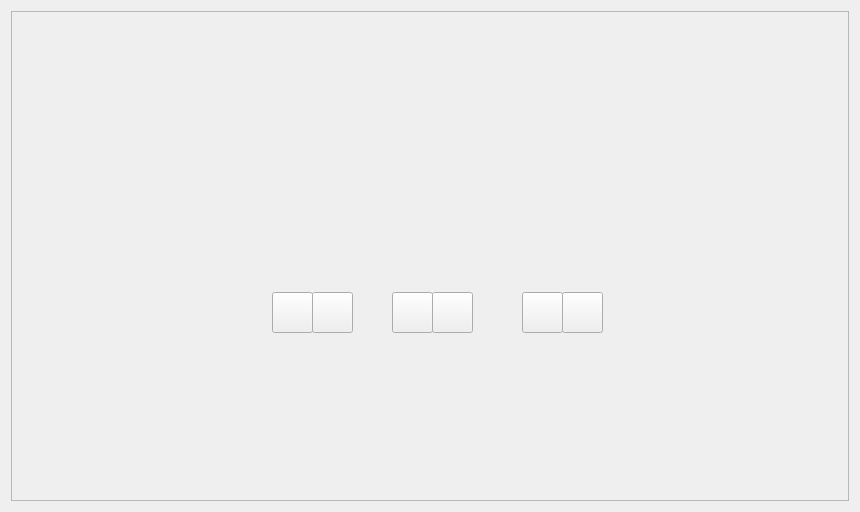
<?xml version="1.0" encoding="UTF-8"?>
<ui version="4.0">
 <class>Tab1ControlPannel</class>
 <widget class="QWidget" name="Tab1ControlPannel">
  <property name="geometry">
   <rect>
    <x>0</x>
    <y>0</y>
    <width>860</width>
    <height>512</height>
   </rect>
  </property>
  <property name="windowTitle">
   <string>Form</string>
  </property>
  <layout class="QHBoxLayout" name="horizontalLayout">
   <item>
    <widget class="QScrollArea" name="scrollArea">
     <property name="widgetResizable">
      <bool>true</bool>
     </property>
     <widget class="QWidget" name="scrollAreaWidgetContents">
      <property name="geometry">
       <rect>
        <x>0</x>
        <y>0</y>
        <width>840</width>
        <height>492</height>
       </rect>
      </property>
      <property name="sizePolicy">
       <sizepolicy hsizetype="Expanding" vsizetype="Expanding">
        <horstretch>0</horstretch>
        <verstretch>0</verstretch>
       </sizepolicy>
      </property>
      <widget class="QLabel" name="plabelBack">
       <property name="geometry">
        <rect>
         <x>0</x>
         <y>0</y>
         <width>841</width>
         <height>491</height>
        </rect>
       </property>
       <property name="sizePolicy">
        <sizepolicy hsizetype="Expanding" vsizetype="Expanding">
         <horstretch>0</horstretch>
         <verstretch>0</verstretch>
        </sizepolicy>
       </property>
       <property name="text">
        <string/>
       </property>
       <property name="pixmap">
        <pixmap resource="STF_Image.qrc">:/STF_Image/STF_Image/STF_Overview.png</pixmap>
       </property>
       <property name="scaledContents">
        <bool>true</bool>
       </property>
      </widget>
      <widget class="QPushButton" name="pPot1PBSun">
       <property name="geometry">
        <rect>
         <x>260</x>
         <y>280</y>
         <width>41</width>
         <height>41</height>
        </rect>
       </property>
       <property name="text">
        <string/>
       </property>
       <property name="icon">
        <iconset resource="STF_Image.qrc">
         <normaloff>:/STF_Image/STF_Image/STF_Button_Sun.png</normaloff>:/STF_Image/STF_Image/STF_Button_Sun.png</iconset>
       </property>
       <property name="iconSize">
        <size>
         <width>32</width>
         <height>32</height>
        </size>
       </property>
       <property name="checkable">
        <bool>true</bool>
       </property>
      </widget>
      <widget class="QPushButton" name="pPot1PBWater">
       <property name="geometry">
        <rect>
         <x>300</x>
         <y>280</y>
         <width>41</width>
         <height>41</height>
        </rect>
       </property>
       <property name="text">
        <string/>
       </property>
       <property name="icon">
        <iconset resource="STF_Image.qrc">
         <normaloff>:/STF_Image/STF_Image/STF_Button_Water.png</normaloff>:/STF_Image/STF_Image/STF_Button_Water.png</iconset>
       </property>
       <property name="iconSize">
        <size>
         <width>32</width>
         <height>32</height>
        </size>
       </property>
       <property name="checkable">
        <bool>true</bool>
       </property>
      </widget>
      <widget class="QPushButton" name="pPot2PBSun">
       <property name="geometry">
        <rect>
         <x>380</x>
         <y>280</y>
         <width>41</width>
         <height>41</height>
        </rect>
       </property>
       <property name="text">
        <string/>
       </property>
       <property name="icon">
        <iconset resource="STF_Image.qrc">
         <normaloff>:/STF_Image/STF_Image/STF_Button_Sun.png</normaloff>:/STF_Image/STF_Image/STF_Button_Sun.png</iconset>
       </property>
       <property name="iconSize">
        <size>
         <width>32</width>
         <height>32</height>
        </size>
       </property>
       <property name="checkable">
        <bool>true</bool>
       </property>
      </widget>
      <widget class="QPushButton" name="pPot2PBWater">
       <property name="geometry">
        <rect>
         <x>420</x>
         <y>280</y>
         <width>41</width>
         <height>41</height>
        </rect>
       </property>
       <property name="text">
        <string/>
       </property>
       <property name="icon">
        <iconset resource="STF_Image.qrc">
         <normaloff>:/STF_Image/STF_Image/STF_Button_Water.png</normaloff>:/STF_Image/STF_Image/STF_Button_Water.png</iconset>
       </property>
       <property name="iconSize">
        <size>
         <width>32</width>
         <height>32</height>
        </size>
       </property>
       <property name="checkable">
        <bool>true</bool>
       </property>
      </widget>
      <widget class="QPushButton" name="pPot3PBSun">
       <property name="geometry">
        <rect>
         <x>510</x>
         <y>280</y>
         <width>41</width>
         <height>41</height>
        </rect>
       </property>
       <property name="text">
        <string/>
       </property>
       <property name="icon">
        <iconset resource="STF_Image.qrc">
         <normaloff>:/STF_Image/STF_Image/STF_Button_Sun.png</normaloff>:/STF_Image/STF_Image/STF_Button_Sun.png</iconset>
       </property>
       <property name="iconSize">
        <size>
         <width>32</width>
         <height>32</height>
        </size>
       </property>
       <property name="checkable">
        <bool>true</bool>
       </property>
      </widget>
      <widget class="QPushButton" name="pPot3PBWater">
       <property name="geometry">
        <rect>
         <x>550</x>
         <y>280</y>
         <width>41</width>
         <height>41</height>
        </rect>
       </property>
       <property name="text">
        <string/>
       </property>
       <property name="icon">
        <iconset resource="STF_Image.qrc">
         <normaloff>:/STF_Image/STF_Image/STF_Button_Water.png</normaloff>:/STF_Image/STF_Image/STF_Button_Water.png</iconset>
       </property>
       <property name="iconSize">
        <size>
         <width>32</width>
         <height>32</height>
        </size>
       </property>
       <property name="checkable">
        <bool>true</bool>
       </property>
      </widget>
      <widget class="QLabel" name="plabelPot1">
       <property name="geometry">
        <rect>
         <x>250</x>
         <y>170</y>
         <width>91</width>
         <height>111</height>
        </rect>
       </property>
       <property name="text">
        <string/>
       </property>
       <property name="pixmap">
        <pixmap resource="STF_Image.qrc">:/STF_Image/STF_Image/STF_LTC.png</pixmap>
       </property>
       <property name="scaledContents">
        <bool>true</bool>
       </property>
      </widget>
      <widget class="QLabel" name="plabelPot2">
       <property name="geometry">
        <rect>
         <x>370</x>
         <y>170</y>
         <width>91</width>
         <height>111</height>
        </rect>
       </property>
       <property name="text">
        <string/>
       </property>
       <property name="pixmap">
        <pixmap resource="STF_Image.qrc">:/STF_Image/STF_Image/STF_LTC.png</pixmap>
       </property>
       <property name="scaledContents">
        <bool>true</bool>
       </property>
      </widget>
      <widget class="QLabel" name="plabelPot3">
       <property name="geometry">
        <rect>
         <x>500</x>
         <y>170</y>
         <width>91</width>
         <height>111</height>
        </rect>
       </property>
       <property name="text">
        <string/>
       </property>
       <property name="pixmap">
        <pixmap resource="STF_Image.qrc">:/STF_Image/STF_Image/STF_LTC.png</pixmap>
       </property>
       <property name="scaledContents">
        <bool>true</bool>
       </property>
      </widget>
      <widget class="QLabel" name="plabelPotSlider">
       <property name="geometry">
        <rect>
         <x>220</x>
         <y>210</y>
         <width>401</width>
         <height>91</height>
        </rect>
       </property>
       <property name="text">
        <string/>
       </property>
       <property name="pixmap">
        <pixmap resource="STF_Image.qrc">:/STF_Image/STF_Image/STF_PotSlider.png</pixmap>
       </property>
       <property name="scaledContents">
        <bool>true</bool>
       </property>
      </widget>
      <zorder>plabelBack</zorder>
      <zorder>plabelPotSlider</zorder>
      <zorder>plabelPot1</zorder>
      <zorder>plabelPot2</zorder>
      <zorder>plabelPot3</zorder>
      <zorder>pPot1PBSun</zorder>
      <zorder>pPot1PBWater</zorder>
      <zorder>pPot2PBSun</zorder>
      <zorder>pPot2PBWater</zorder>
      <zorder>pPot3PBSun</zorder>
      <zorder>pPot3PBWater</zorder>
     </widget>
    </widget>
   </item>
  </layout>
 </widget>
 <resources>
  <include location="STF_Image.qrc"/>
 </resources>
 <connections/>
</ui>
